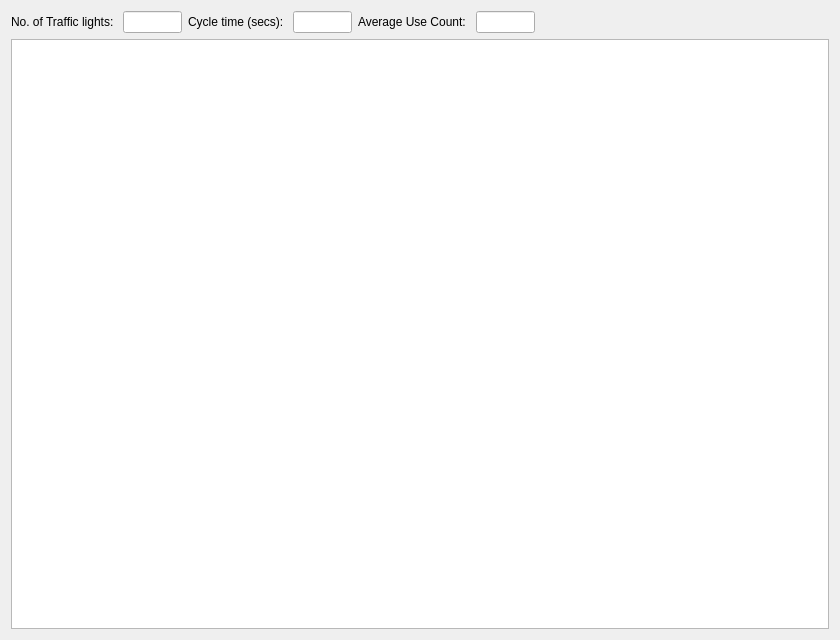
<?xml version="1.0" encoding="UTF-8"?>
<ui version="4.0">
 <class>TraffLTimerWizardPage</class>
 <widget class="QWizardPage" name="TraffLTimerWizardPage">
  <property name="geometry">
   <rect>
    <x>0</x>
    <y>0</y>
    <width>840</width>
    <height>640</height>
   </rect>
  </property>
  <property name="windowTitle">
   <string>WizardPage</string>
  </property>
  <layout class="QGridLayout" name="gridLayout">
   <item row="0" column="0">
    <layout class="QVBoxLayout" name="verticalLayout">
     <item>
      <layout class="QHBoxLayout" name="horizontalLayout" stretch="1,1,1,1,1,1,5">
       <item>
        <widget class="QLabel" name="label_tl_count">
         <property name="text">
          <string>No. of Traffic lights: </string>
         </property>
        </widget>
       </item>
       <item>
        <widget class="QLineEdit" name="lineEdit_tl_count"/>
       </item>
       <item>
        <widget class="QLabel" name="label_cycle_time">
         <property name="text">
          <string>Cycle time (secs): </string>
         </property>
        </widget>
       </item>
       <item>
        <widget class="QLineEdit" name="lineEdit_cycle_time"/>
       </item>
       <item>
        <widget class="QLabel" name="label_avg_use_count">
         <property name="text">
          <string>Average Use Count: </string>
         </property>
        </widget>
       </item>
       <item>
        <widget class="QLineEdit" name="lineEdit_avg_use_count"/>
       </item>
       <item>
        <spacer name="horizontalSpacer">
         <property name="orientation">
          <enum>Qt::Horizontal</enum>
         </property>
         <property name="sizeHint" stdset="0">
          <size>
           <width>40</width>
           <height>20</height>
          </size>
         </property>
        </spacer>
       </item>
      </layout>
     </item>
     <item>
      <widget class="QTableView" name="tableView"/>
     </item>
    </layout>
   </item>
  </layout>
 </widget>
 <resources/>
 <connections/>
</ui>
